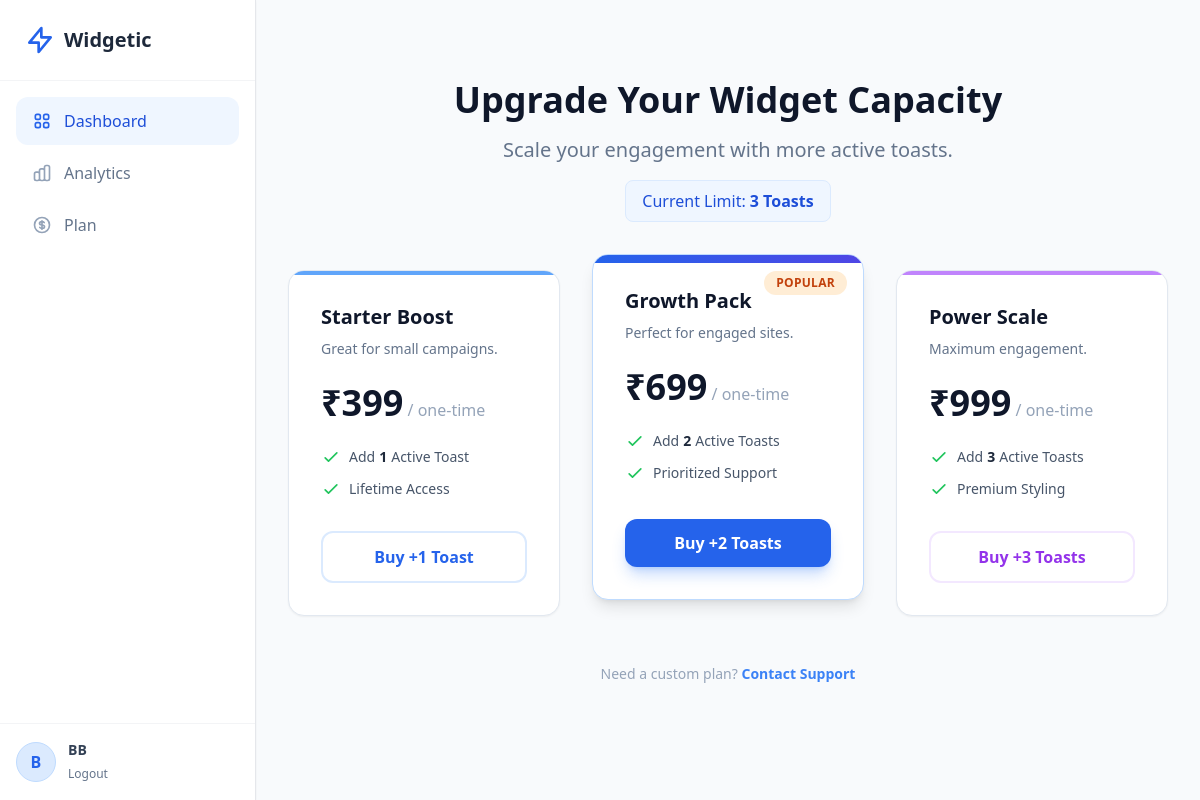
Page /website/b7f8d201-4792-438c-93b8-752e735d7f29/pricing (signed in) on the committed database.
### models.py (models this page shows)
class User(UserMixin, db.Model):
    id = db.Column(db.String(36), primary_key=True, default=lambda: str(uuid.uuid4()))
    email = db.Column(db.String(120), unique=True, nullable=False, index=True)
    password_hash = db.Column(db.String(128))
    name = db.Column(db.String(100))
    global_role = db.Column(db.Enum(GlobalRole), default=GlobalRole.USER)
    status = db.Column(db.Enum(UserStatus), default=UserStatus.ACTIVE)
    created_widgets = db.relationship('Widget', backref='creator', lazy=True, foreign_keys='Widget.created_by_id')
    created_at = db.Column(db.DateTime, default=datetime.utcnow)
    websites = db.relationship('WebsiteMember', backref='user', lazy=True)
    created_at = db.Column(db.DateTime, default=datetime.utcnow)
    updated_at = db.Column(db.DateTime, default=datetime.utcnow, onupdate=datetime.utcnow)

class Website(db.Model):
    id = db.Column(db.String(36), primary_key=True, default=lambda: str(uuid.uuid4()))
    public_key = db.Column(db.String(36), unique=True, default=lambda: str(uuid.uuid4()), index=True)
    name = db.Column(db.String(100), nullable=False)
    domain = db.Column(db.String(255)) # e.g., https://example.com
    created_at = db.Column(db.DateTime, default=datetime.utcnow)
    settings = db.Column(db.JSON, default={})
    max_widgets = db.Column(db.Integer, default=3)
    members = db.relationship('WebsiteMember', backref='website', lazy=True)
    widgets = db.relationship('Widget', backref='website', lazy=True)

### app.py (the view)
@app.route('/website/<website_id>/pricing')
@login_required
def website_pricing(website_id):
    website = Website.query.get_or_404(website_id)
    member = WebsiteMember.query.filter_by(user_id=current_user.id, website_id=website.id).first()
    if not member and current_user.global_role != GlobalRole.SUPERADMIN:
        flash("Unauthorized")
        return redirect(url_for('dashboard'))
    return render_template('dashboard/pricing.html', website=website)

### app.py (called while the page is built)
@login_manager.user_loader
def load_user(user_id):
    return User.query.get(user_id)

### templates/dashboard/pricing.html (shortened to what this page needs)
{% extends "base.html" %}
{% block content %}
<div class="max-w-4xl mx-auto py-12">
    <div class="text-center mb-12">
        <h1 class="text-4xl font-extrabold text-slate-900 mb-4">Upgrade Your Widget Capacity</h1>
        <p class="text-xl text-slate-500">Scale your engagement with more active toasts.</p>
        <div class="mt-4 inline-flex items-center px-4 py-2 bg-blue-50 text-blue-700 rounded-lg border border-blue-100 font-medium">
            Current Limit: <span class="font-bold ml-1">{{ website.max_widgets }} Toasts</span>
        </div>
    </div>
    <div class="grid grid-cols-1 md:grid-cols-3 gap-8">
        <div class="bg-white rounded-2xl shadow-sm border border-slate-200 p-8 flex flex-col hover:border-blue-300 transition-all hover:shadow-lg relative overflow-hidden group">
            <div class="absolute top-0 left-0 w-full h-1 bg-blue-400"></div>
            <h3 class="text-xl font-bold text-slate-900 mb-2">Starter Boost</h3>
            <p class="text-slate-500 mb-6 text-sm">Great for small campaigns.</p>
            <div class="mb-6">
                <span class="text-4xl font-black text-slate-900">₹399</span>
                <span class="text-slate-400 font-medium">/ one-time</span>
            </div>
            <ul class="mb-8 space-y-3 flex-1">
                <li class="flex items-center text-slate-600 text-sm font-medium">
                    <svg class="w-5 h-5 text-green-500 mr-2 flex-shrink-0" fill="none" stroke="currentColor" viewBox="0 0 24 24"><path stroke-linecap="round" stroke-linejoin="round" stroke-width="2" d="M5 13l4 4L19 7"></path></svg>
                    Add <span class="font-bold text-slate-800 mx-1">1</span> Active Toast
                </li>
                <li class="flex items-center text-slate-600 text-sm font-medium">
                    <svg class="w-5 h-5 text-green-500 mr-2 flex-shrink-0" fill="none" stroke="currentColor" viewBox="0 0 24 24"><path stroke-linecap="round" stroke-linejoin="round" stroke-width="2" d="M5 13l4 4L19 7"></path></svg>
                    Lifetime Access
                </li>
            </ul>
            <form action="{{ url_for('upgrade_website', website_id=website.id) }}" method="POST">
                <button type="submit" class="w-full py-3 px-4 bg-white text-blue-600 border-2 border-blue-100 rounded-xl font-bold hover:bg-blue-50 hover:border-blue-200 transition-colors">
                    Buy +1 Toast
                </button>
            </form>
        </div>
        <div class="bg-white rounded-2xl shadow-lg border border-blue-200 p-8 flex flex-col transform md:-translate-y-4 relative overflow-hidden">
            <div class="absolute top-0 inset-x-0 bg-gradient-to-r from-blue-600 to-indigo-600 h-2"></div>
            <div class="absolute top-4 right-4 bg-orange-100 text-orange-700 text-xs font-bold px-3 py-1 rounded-full uppercase tracking-wide">Popular</div>
            <h3 class="text-xl font-bold text-slate-900 mb-2">Growth Pack</h3>
            <p class="text-slate-500 mb-6 text-sm">Perfect for engaged sites.</p>
            <div class="mb-6">
                <span class="text-4xl font-black text-slate-900">₹699</span>
                <span class="text-slate-400 font-medium">/ one-time</span>
            </div>
            <ul class="mb-8 space-y-3 flex-1">
                <li class="flex items-center text-slate-600 text-sm font-medium">
                    <svg class="w-5 h-5 text-green-500 mr-2 flex-shrink-0" fill="none" stroke="currentColor" viewBox="0 0 24 24"><path stroke-linecap="round" stroke-linejoin="round" stroke-width="2" d="M5 13l4 4L19 7"></path></svg>
                    Add <span class="font-bold text-slate-800 mx-1">2</span> Active Toasts
                </li>
                <li class="flex items-center text-slate-600 text-sm font-medium">
                    <svg class="w-5 h-5 text-green-500 mr-2 flex-shrink-0" fill="none" stroke="currentColor" viewBox="0 0 24 24"><path stroke-linecap="round" stroke-linejoin="round" stroke-width="2" d="M5 13l4 4L19 7"></path></svg>
                    Prioritized Support
                </li>
            </ul>
            <form action="{{ url_for('upgrade_website', website_id=website.id) }}" method="POST">
                <button type="submit" class="w-full py-3 px-4 bg-blue-600 text-white rounded-xl font-bold hover:bg-blue-700 shadow-lg shadow-blue-500/30 transition-all hover:scale-105 active:scale-95">
                    Buy +2 Toasts
                </button>
            </form>
        </div>
        <div class="bg-white rounded-2xl shadow-sm border border-slate-200 p-8 flex flex-col hover:border-purple-300 transition-all hover:shadow-lg relative overflow-hidden group">
            <div class="absolute top-0 left-0 w-full h-1 bg-purple-400"></div>
            <h3 class="text-xl font-bold text-slate-900 mb-2">Power Scale</h3>
            <p class="text-slate-500 mb-6 text-sm">Maximum engagement.</p>
            <div class="mb-6">
                <span class="text-4xl font-black text-slate-900">₹999</span>
                <span class="text-slate-400 font-medium">/ one-time</span>
            </div>
            <ul class="mb-8 space-y-3 flex-1">
                <li class="flex items-center text-slate-600 text-sm font-medium">
                    <svg class="w-5 h-5 text-green-500 mr-2 flex-shrink-0" fill="none" stroke="currentColor" viewBox="0 0 24 24"><path stroke-linecap="round" stroke-linejoin="round" stroke-width="2" d="M5 13l4 4L19 7"></path></svg>
                    Add <span class="font-bold text-slate-800 mx-1">3</span> Active Toasts
                </li>
                <li class="flex items-center text-slate-600 text-sm font-medium">
                    <svg class="w-5 h-5 text-green-500 mr-2 flex-shrink-0" fill="none" stroke="currentColor" viewBox="0 0 24 24"><path stroke-linecap="round" stroke-linejoin="round" stroke-width="2" d="M5 13l4 4L19 7"></path></svg>
                    Premium Styling
                </li>
            </ul>
            <form action="{{ url_for('upgrade_website', website_id=website.id) }}" method="POST">
                <button type="submit" class="w-full py-3 px-4 bg-white text-purple-600 border-2 border-purple-100 rounded-xl font-bold hover:bg-purple-50 hover:border-purple-200 transition-colors">
                    Buy +3 Toasts
                </button>
            </form>
        </div>
    </div>
    <div class="mt-12 text-center text-slate-400 text-sm">
        <p>Need a custom plan? <span class="text-blue-500 font-bold">Contact Support</span></p>
    </div>
</div>
{% endblock %}

### templates/base.html (shortened to what this page needs)
<!DOCTYPE html>
<html lang="en">
<head>
    <script src="https://cdn.tailwindcss.com?plugins=forms,typography"></script>
</head>
<body class="bg-slate-50 text-slate-600 h-screen flex overflow-hidden">
    {% if current_user.is_authenticated %}
    <aside class="w-64 bg-white border-r border-gray-200 flex flex-col z-20 shadow-sm">
        <div class="p-6 border-b border-gray-100">
            <a href="{{ url_for('dashboard') }}" class="flex items-center gap-2 text-xl font-bold text-slate-800">
                <svg class="w-8 h-8 text-blue-600" width="32" height="32" fill="none" stroke="currentColor" viewBox="0 0 24 24">
                    <path stroke-linecap="round" stroke-linejoin="round" stroke-width="2" d="M13 10V3L4 14h7v7l9-11h-7z"></path>
                </svg>
                Widgetic
            </a>
        </div>
        <nav class="flex-grow p-4 space-y-1">
            <a href="{{ url_for('dashboard') }}" class="flex items-center gap-3 px-4 py-3 text-blue-700 bg-blue-50 rounded-xl hover:bg-blue-100 transition-all duration-200 group font-medium">
                <span>Dashboard</span>
            </a>
            {% if website and website.id %}
            <a href="{{ url_for('website_analytics', website_id=website.id) }}" class="flex items-center gap-3 px-4 py-3 text-slate-500 hover:text-blue-700 hover:bg-blue-50 rounded-xl transition-all duration-200 group font-medium">
                <span>Analytics</span>
            </a>
            <a href="{{ url_for('website_pricing', website_id=website.id) }}" class="flex items-center gap-3 px-4 py-3 text-slate-500 hover:text-blue-700 hover:bg-blue-50 rounded-xl transition-all duration-200 group font-medium">
                <span>Plan</span>
            </a>
            {% endif %}
        </nav>
        <div class="p-4 border-t border-gray-100">
            <div class="flex items-center gap-3">
                <div class="w-10 h-10 rounded-full bg-blue-100 flex items-center justify-center text-blue-600 font-bold border border-blue-200">
                    {{ current_user.name[0].upper() }}
                </div>
                <div class="overflow-hidden">
                    <p class="text-sm font-bold text-slate-700 truncate">{{ current_user.name }}</p>
                    <a href="{{ url_for('logout') }}" class="text-xs text-slate-500 hover:text-blue-600 transition-colors">Logout</a>
                </div>
            </div>
        </div>
    </aside>
    {% endif %}
    <main class="flex-1 flex flex-col overflow-hidden relative {% if not current_user.is_authenticated %} w-full {% endif %}">
        <div class="flex-1 overflow-auto bg-slate-50 p-6 md:p-8">
            {% block content %}{% endblock %}
        </div>
    </main>
</body>
</html>

### rows in the picture
User: name "B", name "BB"
Website: max_widgets "3"
